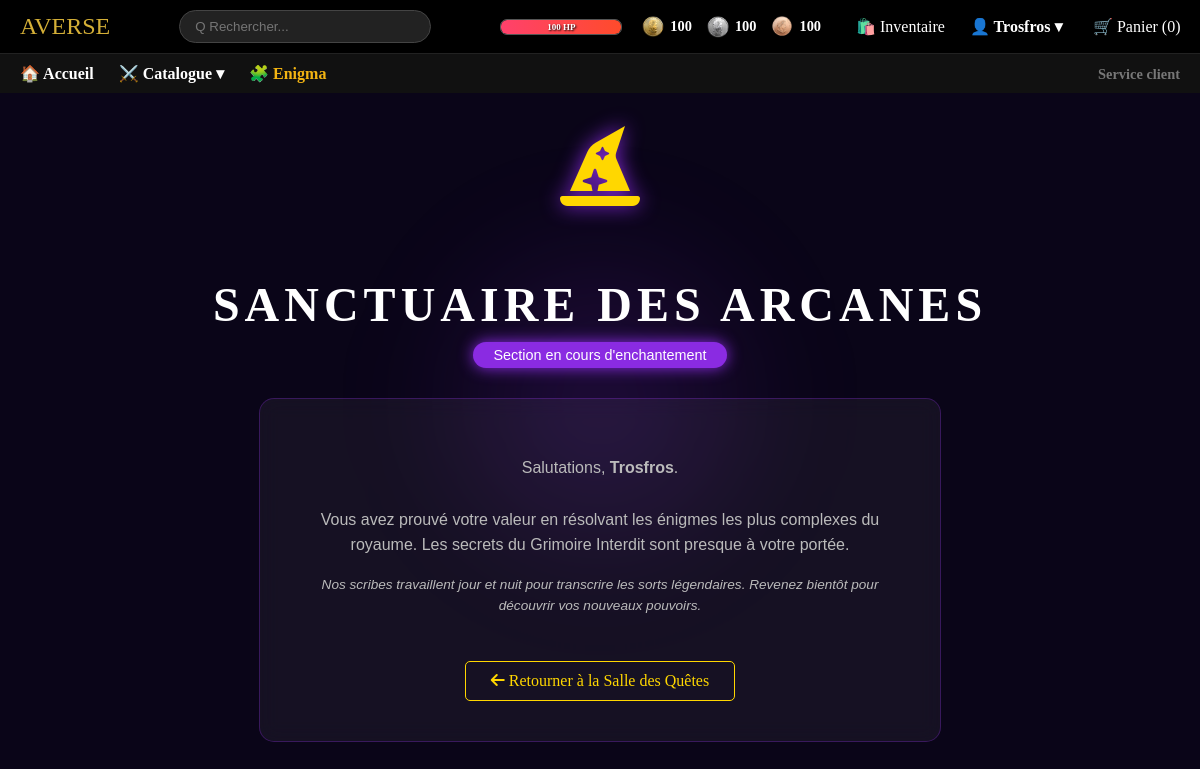
Screenshot of /mage_special.php (signed in) with the database file from the repository.
### tables this page shows
CREATE TABLE Joueurs (
  IdJoueur INT NOT NULL AUTO_INCREMENT,
  Alias VARCHAR(45) UNIQUE NOT NULL,
  Nom VARCHAR(45) NOT NULL,
  Prenom VARCHAR(45) NOT NULL,
  MDP VARBINARY(128) NOT NULL,
  Mail VARCHAR(254) NOT NULL,
  Guid VARCHAR(64),
  PieceBronze INT NOT NULL DEFAULT 100,
  PieceArgent INT NOT NULL DEFAULT 100,
  PieceOr INT NOT NULL DEFAULT 100,
  EstAdmin TINYINT(1) NOT NULL DEFAULT 0,
  EstMage TINYINT(1) NOT NULL DEFAULT 0,
  NbDemandeArgent INT NOT NULL DEFAULT 0,
  PV INT NOT NULL DEFAULT 100,
  StreakMagie INT NOT NULL DEFAULT 0,
  MagieReussies int(11) DEFAULT 0,

  PRIMARY KEY (IdJoueur)
);

### include/user.php (called while the page is built, shortened)
<?php
function UpdateUserSessionInfo() {
    $alias = $_SESSION['user']['Alias'];
    $stmt = $GLOBALS['connexion']->prepare("SELECT IdJoueur, Alias, EstAdmin,
        PieceBronze, PieceArgent, PieceOr, PV FROM Joueurs WHERE Alias = ?");
    $stmt->bind_param("s", $alias);
    $stmt->execute();
    $_SESSION['user'] = $stmt->get_result()->fetch_assoc();
}
?>

### config.php (called while the page is built, shortened)
<?php
require_once 'include/user.php';
if (isset($_SESSION['user']))
    UpdateUserSessionInfo();
?>

### mage_special.php (the view, shortened to what this page needs)
<?php
require_once 'config.php';
?>
<!DOCTYPE html>
<html lang="fr">
<head>
    <link rel="stylesheet" href="https://cdnjs.cloudflare.com/ajax/libs/font-awesome/6.0.0/css/all.min.css">
    <link rel="stylesheet" href="CSS/style.css">
</head>
<body>
<?php include_once 'template/header.php'; ?>
<div class="magic-glow"></div>
<div class="sanctuary-container">
    <div class="mage-icon">
        <i class="fas fa-hat-wizard"></i>
    </div>
    <h1>Sanctuaire des Arcanes</h1>
    <div class="construction-tag">Section en cours d'enchantement</div>
    <div class="message-box">
        <p>
            Salutations, <strong><?= htmlspecialchars($user['Alias']) ?></strong>. <br><br>
            Vous avez prouvé votre valeur en résolvant les énigmes les plus complexes du royaume. Les secrets du Grimoire Interdit sont presque à votre portée.
        </p>
        <p style="font-size: 0.85rem; margin-top: 15px; font-style: italic;">
            Nos scribes travaillent jour et nuit pour transcrire les sorts légendaires. Revenez bientôt pour découvrir vos nouveaux pouvoirs.
        </p>
        <a href="enigma.php" class="btn-back">
            <i class="fas fa-arrow-left"></i> Retourner à la Salle des Quêtes
        </a>
    </div>
</div>
</body>
</html>

### template/header.php (shortened to what this page needs)
<link rel="stylesheet" href="styles/header.css">
<header>
    <nav class="top-nav">
        <div class="logo" style="font-family: 'Cinzel', serif; font-size: 1.5rem; color: #d4af37;">AVERSE</div>
        <form action="catalogue.php" method="GET" class="search-bar">
            <input type="text" name="search" placeholder="Q Rechercher..." value="<?= isset($_GET['search']) ? htmlspecialchars($_GET['search']) : '' ?>">
        </form>
        <div class="user-menu">
                <?php
                $user = @ $_SESSION['user'];
                if (isset($user)):
                ?>
                <div class="player-stats">
                    <div class="hp-container" title="Points de Vie">
                        <div class="hp-bar" style="width: <?= $_SESSION['user']['PV'] ?>%;"></div>
                        <span class="hp-text"><?= $user['PV'] ?> HP</span>
                    </div>
                    <div class="rpg-currency-bar">
                        <div class="coin-item" title="Or">
                            <img src="./img/gold.png" alt="Or">
                            <span><?= $user['PieceOr'] ?></span>
                        </div>
                        <div class="coin-item" title="Argent">
                            <img src="./img/silver.png" alt="Argent">
                            <span><?= $user['PieceArgent'] ?></span>
                        </div>
                        <div class="coin-item" title="Bronze">
                            <img src="./img/bronze.png" alt="Bronze">
                            <span><?= $user['PieceBronze'] ?></span>
                        </div>
                    </div>
                </div>
                <a href="inventaire.php" style="text-decoration:none; color: white; margin-right: 10px;">🛍️ <span class="hide-mobile">Inventaire</span></a>
                <div class="dropdown">
                    <strong style="cursor:pointer; color: white;" onclick="toggleHeaderMenu(event, 'userDrop')">
                        👤 <?= htmlspecialchars($user['Alias']) ?> ▾
                    </strong>
                </div>
            <?php else: ?>
                <a href="login.php" class="user-link" style="color: white; text-decoration: none; margin-right: 10px;">🔑 Connexion</a>
                <a href="register.php" class="user-link" style="color: #d4af37; text-decoration: none; border: 1px solid #d4af37; padding: 5px 12px; border-radius: 15px;">📜 S'inscrire</a>
            <?php endif; ?>
            <a href="panier.php" id="cart-container">
                🛒 <span class="hide-mobile">Panier</span> (<span id="cart-count"><?= isset($_SESSION['cart']) ? array_sum($_SESSION['cart']) : 0 ?></span>)
            </a>
        </div>
    </nav>
    <nav class="sub-nav" style="background: #111; border-top: 1px solid #222;">
        <div class="links">
            <a href="index.php" style="color: white;">🏠 <span class="hide-mobile">Accueil</span></a>
            <div class="dropdown">
                <span style="cursor:pointer; color: white;" onclick="toggleHeaderMenu(event, 'catDrop')">
                    ⚔️ <span class="hide-mobile">Catalogue</span> ▾
                </span>
            </div>
            <a href="enigma.php" style="color: #f3b412;">🧩 <span class="hide-mobile">Enigma</span></a>
        </div>
        <div class="service-client">
            <a href="service_client.php" style="color: #777; font-size: 0.9rem;">Service client</a>
        </div>
    </nav>
</header>

### styles/style.css (style rules this page uses)
body { background-color: #ffffff; color: #333; font-family: 'Poppins', sans-serif; margin: 0; }

### styles/header.css (style rules this page uses)
.top-nav, .sub-nav { display: flex; align-items: center; justify-content: space-between; padding: 10px 20px; flex-wrap: wrap; background-color:black; }
.search-bar input { padding: 8px 15px; border-radius: 20px; border: 1px solid #444; background: #222; color: white; width: 220px; transition: width 0.3s; outline: none; }
.sub-nav .links { display: flex !important; flex-direction: row !important; align-items: center !important; gap: 25px; }
.sub-nav a, .sub-nav span { text-decoration: none; font-weight: bold; white-space: nowrap; }
.dropdown { position: relative; display: inline-block; }
.user-menu { display: flex; align-items: center; gap: 15px; }
.hp-container { width: 120px; background: #333; height: 14px; border-radius: 7px; border: 1px solid #555; position: relative; overflow: hidden; box-shadow: 0 0 5px rgba(0,0,0,0.5); }
.hp-bar { height: 100%; background: linear-gradient(to right, #ff416c, #ff4b2b); border-radius: 6px; transition: width 0.5s ease-in-out; }
.hp-text { position: absolute; top: 50%; left: 50%; transform: translate(-50%, -50%); font-size: 9px; width: 100%; text-align: center; color: white; font-weight: bold; text-shadow: 1px 1px 2px black; z-index: 2; pointer-events: none; }
.rpg-currency-bar { display: flex; gap: 15px; align-items: center; font-size: 0.9em; font-weight: bold; color: #fff; font-family: 'Cinzel', serif; }
.coin-item { display: flex; align-items: center; gap: 6px; }
.coin-item img { width: 22px; height: 22px; object-fit: contain; filter: drop-shadow(0 2px 3px rgba(0,0,0,0.4)); }
.player-stats { display: flex; align-items: center; gap: 20px; margin-right: 20px; }
#cart-container { text-decoration: none; color: white; margin-left: 15px; display: inline-block; transition: transform 0.3s cubic-bezier(0.34, 1.56, 0.64, 1), color 0.2s ease; transform-origin: center center; will-change: transform; }

### mage_special.php (style rules this page uses)
:root { --mage-purple: #8a2be2; --mage-gold: #ffd700; --deep-space: #0a0518; }
body { background: var(--deep-space); color: #e0e0e0; font-family: 'Cinzel', serif; overflow-x: hidden; }
.sanctuary-container { display: flex; flex-direction: column; align-items: center; justify-content: center; min-height: 80vh; text-align: center; padding: 20px; }
.magic-glow { position: absolute; top: 50%; left: 50%; transform: translate(-50%, -50%); width: 400px; height: 400px; background: radial-gradient(circle, rgba(138, 43, 226, 0.2) 0%, transparent 70%); filter: blur(50px); z-index: -1; animation: pulse 4s infinite alternate; }
.mage-icon { font-size: 5rem; color: var(--mage-gold); text-shadow: 0 0 20px var(--mage-purple); margin-bottom: 30px; animation: float 3s ease-in-out infinite; }
h1 { font-size: 3rem; color: white; letter-spacing: 5px; margin-bottom: 10px; text-transform: uppercase; }
.construction-tag { background: var(--mage-purple); color: white; padding: 5px 20px; border-radius: 50px; font-size: 0.9rem; font-family: 'Poppins', sans-serif; margin-bottom: 30px; display: inline-block; box-shadow: 0 0 15px var(--mage-purple); }
.message-box { max-width: 600px; background: rgba(255, 255, 255, 0.05); border: 1px solid rgba(138, 43, 226, 0.3); padding: 40px; border-radius: 15px; backdrop-filter: blur(10px); }
p { font-family: 'Poppins', sans-serif; line-height: 1.6; color: #bbb; }
.btn-back { margin-top: 30px; display: inline-block; color: var(--mage-gold); text-decoration: none; border: 1px solid var(--mage-gold); padding: 10px 25px; border-radius: 5px; transition: 0.3s; }

### rows the page displays
joueurs: PV "100", PieceOr "100", PieceArgent "100", PieceBronze "100", Alias "Trosfros"
